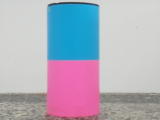
#> input picture robo_vision/valid_img/blu2.png, 160 x 120 px
$ jupyter execute provided.ipynb   (older library calls are emulated)
#> lines starting #> are read from the running program, lines starting #| are printed output that depends on the picture; after the words box and inside, x2 and y2 are one past the last pixel; in counts of white or black regions, pixels touching at a corner belong together
#> further down, current_frame is the input picture: shape (120, 160, 3); mean B, G, R 189.5, 175, 175.5
#| (120, 160, 3)
#> `hsv_frame = cv2.cvtColor(current_frame, cv2.COLOR_BGR2HSV)`: hsv_frame: shape (120, 160, 3); mean H, S, V 72.9, 58.1, 202
#| hsv val: [165 128 227]
# Provide code test its behaviour and identify the issue
how does the provided vision work?

### Checklist
- subscribe raw_camera/compressed why use it?
- we ve already transform the image to cv form
- 没有上下边界的截断
- 没有任何截断，如果墙体遮挡也应该截断

> import all the required package

[cell 1]
import cv2
import math
import matplotlib.pyplot as plt

### Color setting

[cell 2]
colours = {
	"pink":	 	((150,90,0), (175, 255, 255)), # color bound (calibrate?)
	"blue":		((93, 100,0), (105, 255, 255)), # ((100,0,0), (130, 255, 255)),
	"green":	((65,100,0), (90, 255, 255)), # ((40,0,0), (80, 255, 255)),
	"yellow":	((21,150,0), (32, 255, 255))
}


field_of_view_h = 62.2
field_of_view_v = 48.8
focal_length = 3.04
pixel_size = 0.19
real_object_size = 100.0
distance_numerator = real_object_size * focal_length * pixel_size

[cell 3]
def segment(current_frame, hsv_frame, colour):
	"""
	Mask out everything except the specified colour
	Connect pixels to form a blob
	"""
#> called with colour = 'pink'
	# set the lower and upper bound of the image
	(lower, upper) = colours[colour]

	# Mask out everything except pixels of colour parameter
	mask = cv2.inRange(hsv_frame, lower, upper)
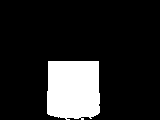
#> mask: shape (120, 160); 15.2% white; 1 white region, box (x1, y1, x2, y2) and area: (47, 61, 100, 120) 2923
	result = cv2.bitwise_and(current_frame, current_frame, mask=mask)
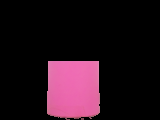
#> result: shape (120, 160, 3); mean B, G, R 25.6, 16.2, 35

	# Run 4-way connected components, with statistics
	blobs = cv2.connectedComponentsWithStats(mask, 4, cv2.CV_32S)

	# Display masked image

	# 假设你的 result 是通过 cv2.bitwise_and 得到的 BGR 格式图像
	# OpenCV 默认是 BGR，而 matplotlib 显示的是 RGB，需要先转换一下色彩通道
	result_rgb = cv2.cvtColor(result, cv2.COLOR_BGR2RGB)

	# 使用 matplotlib 绘制并显示
	plt.figure(figsize=(6, 6))
	plt.imshow(result_rgb)

	plt.show()
	#cv2.imshow("result", result)

	# Print statistics for each blob (connected component)
	return get_stats(blobs, colour)


def get_stats(blobs, colour):
	"""
	Print statistics for each blob (connected component)
	of the specified colour
	Return the centroid and height of the largest blob, if there is one.
	"""
#> called with colour = 'pink'

	(numLabels, labels, stats, centroids) = blobs
#> numLabels = 2; stats = [[0, 0, 160, 120, 16277], [47, 61, 53, 59, 2923]]; centroids = [[80.68, 54.21], [72.95, 88.96]]
	if numLabels == 0:
		return None

	largest = 0
	rval = None
	centre = 320 # 640/2

	for i in range(1, numLabels):
		x = stats[i, cv2.CC_STAT_LEFT]
		y = stats[i, cv2.CC_STAT_TOP]
		w = stats[i, cv2.CC_STAT_WIDTH]
		h = stats[i, cv2.CC_STAT_HEIGHT]
		area = stats[i, cv2.CC_STAT_AREA]
		(cx, cy) = centroids[i]
#		print(colour, x, y, w, h, area, cx, cy)

		if area > largest:
			largest = area
			# distance = 35.772 * pow(h, -0.859) # obtained experimentally
			distance = distance_numerator / h # https://www.baeldung.com/cs/cv-compute-distance-from-object-video
			"""
			The condition below accounts for when the marker is at the edge of the screen
			and is only paritally visible. The assumption is that if the aspect ratio < 0.8
			then it is only partially visisble.
			We need two cases for when the marker is on the left or right edge.
			"""
			aspect_ratio = h/w
			if aspect_ratio < 0.8:
				if cx < centre:
					cx += h-w
				else:
					cx -= h-w
			angle = (centre - cx) * field_of_view_h / 640
			if angle < 0:
				angle += 360
			rval = (cx, cy, h, distance, angle)
#> this loop made 1 pass
#> (x, y, w, h, area, cx, cy, largest) on pass 1: (47, 61, 53, 59, 2923, 72.95, 88.96, 2923)
#> after the loop, angle = 24.01; aspect_ratio = 1.11; distance = 0.979; largest = 2923

	return rval

### main function run the images.

[cell 4]
file = "valid_img/blu2.png"
current_frame = cv2.imread(file)
print(current_frame.shape)

hsv_frame = cv2.cvtColor(current_frame, cv2.COLOR_BGR2HSV)
print(f'hsv val: {hsv_frame[80, 50]}')
pink_blob = segment(current_frame, hsv_frame, "pink")
#> pink_blob = (72.95, 88.96, 59, 0.979, 24.01)

### do what

[cell 5]
if pink_blob:
			(pink_x, pink_y, pink_h, p_d, p_a) = pink_blob
#> pink_x = 72.95; pink_y = 88.96; pink_h = 59; p_d = 0.979; p_a = 24.01

			for c in ["blue", "green", "yellow"]:
				blob = segment(current_frame, hsv_frame, c)
#> this loop made 3 passes
#> blob on pass 1: (73, 31.44, 57, 1.01, 24)
#> pass 1, in segment (call 2), `mask = cv2.inRange(hsv_frame, lower, upper)`:
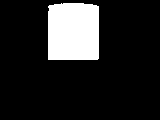
#> mask: shape (120, 160); 14.9% white; 1 white region, box (x1, y1, x2, y2) and area: (48, 3, 99, 60) 2859
#> pass 1, in segment (call 2), `result = cv2.bitwise_and(current_frame, current_frame, mask=mask)`:
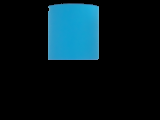
#> result: shape (120, 160, 3); mean B, G, R 30.3, 23.4, 4.9

$ run again, with robo_vision/valid_img/blu4.png copied over robo_vision/valid_img/blu2.png
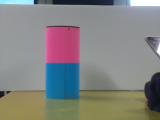
#> input picture robo_vision/valid_img/blu4.png, 160 x 120 px
#> current_frame is the input picture: shape (120, 160, 3); mean B, G, R 130.3, 132.5, 132.8
#| (120, 160, 3)
#> hsv_frame: shape (120, 160, 3); mean H, S, V 84.4, 54.6, 145.8
#| hsv val: [100 229 165]
#> in segment, `mask = cv2.inRange(hsv_frame, lower, upper)`:
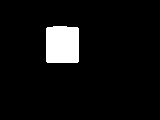
#> mask: shape (120, 160); 6.2% white; 1 white region, box (x1, y1, x2, y2) and area: (46, 26, 79, 63) 1198
#> numLabels = 2; stats = [[0, 0, 160, 120, 18002], [46, 26, 33, 37, 1198]]; centroids = [[80.67, 60.51], [61.97, 44.28]]
#> the loop in get_stats, `for i in range(1, numLabels):` made 1 pass
#> (x, y, w, h, area, cx, cy, largest) on pass 1: (46, 26, 33, 37, 1198, 61.97, 44.28, 1198)
#> after the loop in get_stats, `for i in range(1, numLabels):`: angle = 25.08; aspect_ratio = 1.12; distance = 1.56; largest = 1198
#> pink_blob = (61.97, 44.28, 37, 1.56, 25.08)
#> pink_x = 61.97; pink_y = 44.28; pink_h = 37; p_d = 1.56; p_a = 25.08
#> the loop `for c in ["blue", "green", "yellow"]:` made 3 passes
#> blob on pass 1: (61.95, 80.84, 36, 1.6, 25.08)
#> pass 1, in get_stats (call 2), `(numLabels, labels, stats, centroids) = blobs`:
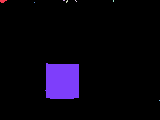
#> labels: shape (120, 160) int32; 9 distinct labels, from 0 to 8; one colour per label, 0 black
